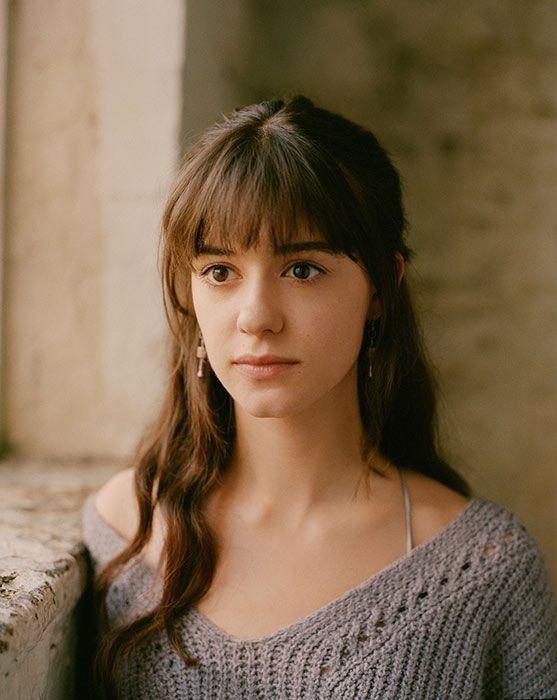
#> input picture IMAGE_BLUR/img1.png, 557 x 700 px
$ python IMAGE1_BLUR.py
#> lines starting #> are read from the running program, lines starting #| are printed output that depends on the picture; after the words box and inside, x2 and y2 are one past the last pixel; in counts of white or black regions, pixels touching at a corner belong together
import cv2

# Defining Image Blur Effect Functions
def blur_img(img, factor = 20):
    kW = int(img.shape[1] / factor)
    kH = int(img.shape[0] / factor)

    # Ensure the shape of the kernel is odd
    if kW % 2 == 0: kW = kW - 1
    if kH % 2 == 0: kH = kH - 1

    blurred_img = cv2.GaussianBlur(img, (kW, kH), 0)
    return blurred_img

# Loading Images
img = cv2.imread("img1.png")
#> img is the input picture: shape (700, 557, 3); mean B, G, R 75.7, 101.5, 124.2
blurred_img = blur_img(img, factor = 10)
#> in blur_img, `blurred_img = cv2.GaussianBlur(img, (kW, kH), 0)`:
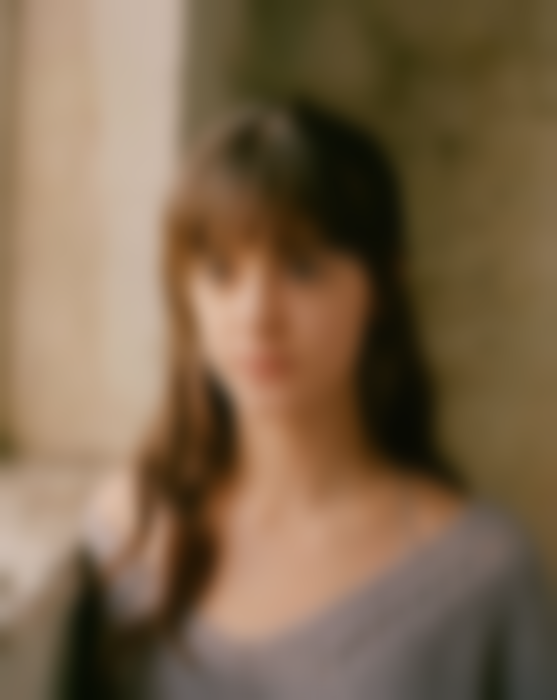
#> blurred_img: shape (700, 557, 3); mean B, G, R 75.7, 101.5, 124.2
background_blur_img = blur_img(img, factor = 10)

# Find face
face_cascade = cv2.CascadeClassifier('haarcascade_frontalface_default.xml')
faces = face_cascade.detectMultiScale(img, 1.3, 5)
#> faces = [[155, 193, 213, 213]]

# Blur Image and Face Combination
for (x, y, w, h) in faces:
    detected_face = img[int(y):int(y+h), int(x):int(x+w)]
    background_blur_img[y:y+h, x:x+w] = detected_face
#> this loop made 1 pass
#> pass 1, `detected_face = img[int(y):int(y+h), int(x):int(x+w)]`:
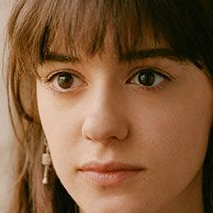
#> detected_face: shape (213, 213, 3); mean B, G, R 60.8, 91.7, 130.8
#> after the loop:
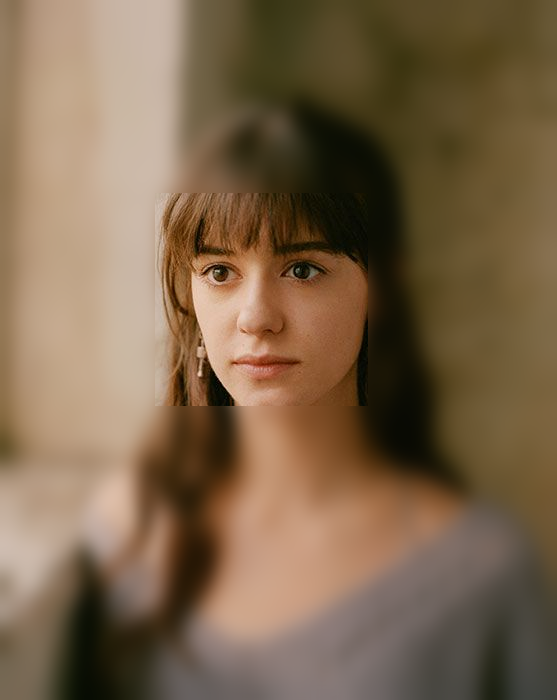
#> background_blur_img: shape (700, 557, 3); 11.62% of pixels changed, all inside (x1, y1, x2, y2) = (155, 193, 368, 406)

cv2.imshow('img', img)
cv2.imshow('blur_img', blurred_img)
cv2.imshow('background_blur_img', background_blur_img)
# Output only one if multiple faces are present
cv2.imshow('face', detected_face)

cv2.waitKey(0)
cv2.destroyAllWindows()

$ run again, with IMAGE_BLUR/img2.png copied over IMAGE_BLUR/img1.png
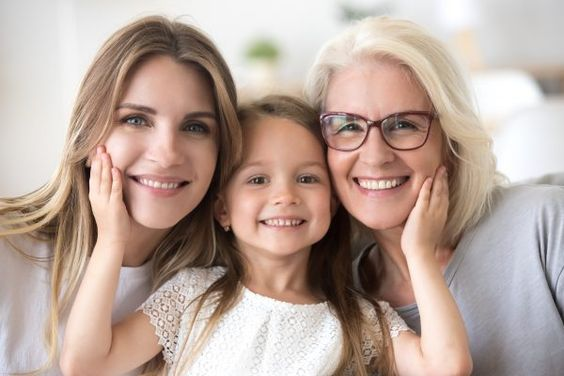
#> input picture IMAGE_BLUR/img2.png, 564 x 376 px
#> img is the input picture: shape (376, 564, 3); mean B, G, R 154.8, 164.9, 185.2
#> faces = [[217, 132, 126, 126], [87, 66, 154, 154], [311, 73, 143, 143]]
#> the loop `for (x, y, w, h) in faces:` made 3 passes
#> pass 1, `detected_face = img[int(y):int(y+h), int(x):int(x+w)]`:
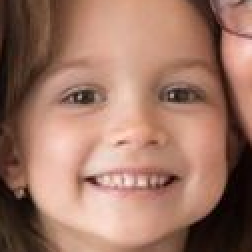
#> detected_face: shape (126, 126, 3) (shown 2 times larger); mean B, G, R 100.9, 117.6, 158.8
#> after the loop `for (x, y, w, h) in faces:`:
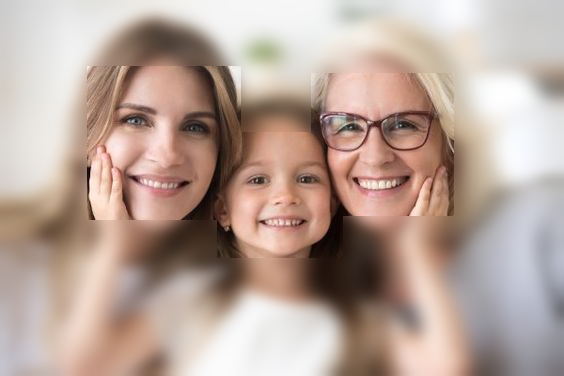
#> background_blur_img: shape (376, 564, 3); mean B, G, R 154.8, 164.8, 185.3
